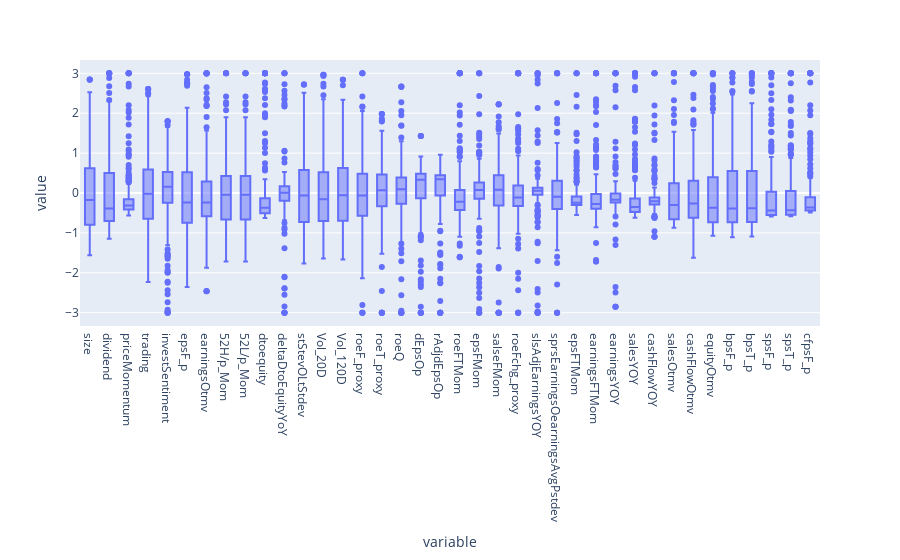

Notebook code cell kept with this figure:
### Code cell
fig = px.box(df_zscore, y=factor_ls)
fig.show()

### Figure 1 — Plotly figure (JSON) as saved in the notebook; plotly's stock layout.template omitted (floating-point values rounded to 4 significant figures; data arrays with more than 128 entries replaced by an {"elided": "..."} marker saying what was removed)
{"data": [{"alignmentgroup": "True", "hovertemplate": "variable=%{x}<br>value=%{y}<extra></extra>", "legendgroup": "", "marker": {"color": "#636efa"}, "name": "", "notched": false, "offsetgroup": "", "orientation": "v", "showlegend": false, "type": "box", "x": {"elided": "7600 str values"}, "x0": " ", "xaxis": "x", "y": {"elided": "7600 float values"}, "y0": " ", "yaxis": "y"}], "layout": {"autosize": true, "boxmode": "group", "legend": {"tracegroupgap": 0}, "margin": {"t": 60}, "xaxis": {"anchor": "y", "autorange": true, "domain": [0, 1], "range": [-0.5, 37.5], "title": {"text": "variable"}, "type": "category"}, "yaxis": {"anchor": "x", "autorange": true, "domain": [0, 1], "range": [-3.333, 3.333], "title": {"text": "value"}, "type": "linear"}}}
